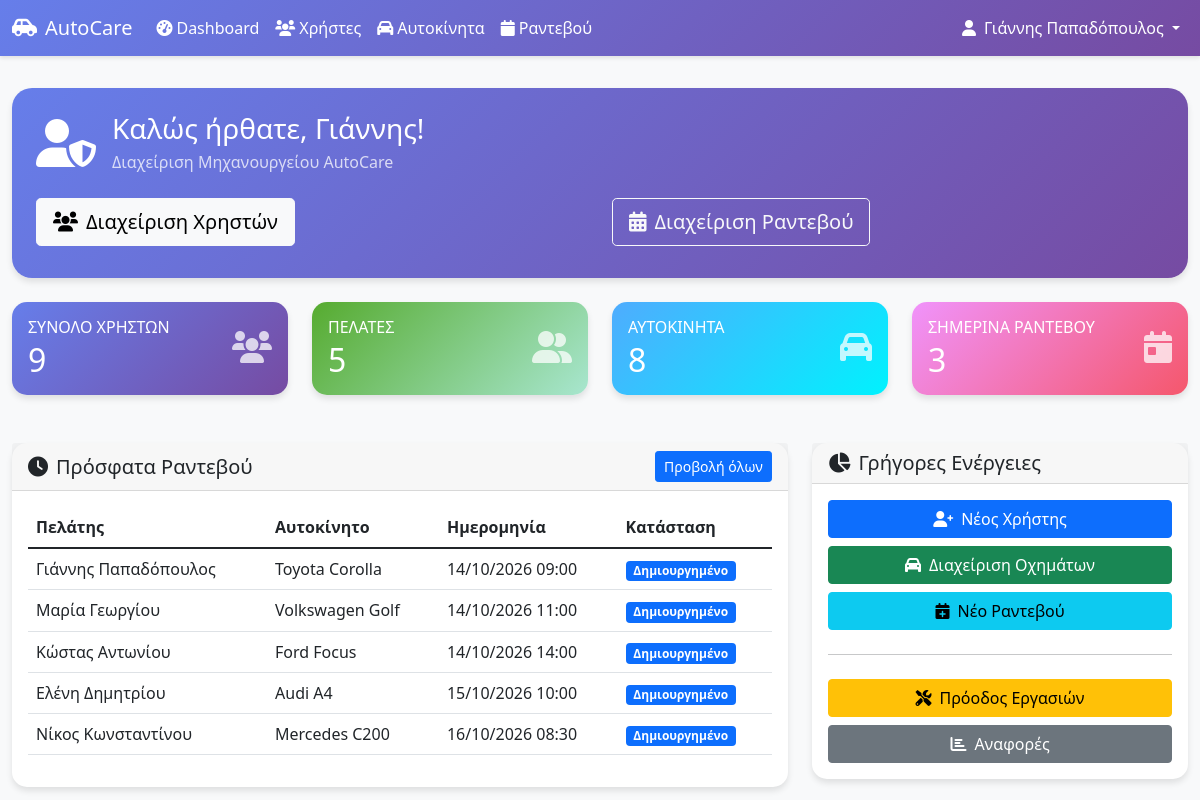
Page /mechanics/dashboard.php (signed in) on the committed database.
### tables this page shows
CREATE TABLE users (
    id INT PRIMARY KEY AUTO_INCREMENT,
    username VARCHAR(50) UNIQUE NOT NULL,
    email VARCHAR(100) UNIQUE NOT NULL,
    password VARCHAR(255) NOT NULL,
    first_name VARCHAR(50) NOT NULL,
    last_name VARCHAR(50) NOT NULL,
    id_number VARCHAR(20) UNIQUE NOT NULL COMMENT 'Αριθμός Ταυτότητας (ΑΤ)',
    role ENUM('customer', 'secretary', 'mechanic') NOT NULL,
    phone VARCHAR(15),
    is_active BOOLEAN DEFAULT FALSE COMMENT 'Λογαριασμός ανενεργός μέχρι ενεργοποίησης από γραμματέα',
    created_at TIMESTAMP DEFAULT CURRENT_TIMESTAMP,
    updated_at TIMESTAMP DEFAULT CURRENT_TIMESTAMP ON UPDATE CURRENT_TIMESTAMP,
    INDEX idx_username (username),
    INDEX idx_email (email),
    INDEX idx_role (role),
    INDEX idx_id_number (id_number)
);

CREATE TABLE appointments (
    id INT PRIMARY KEY AUTO_INCREMENT,
    customer_id INT NOT NULL,
    vehicle_id INT NOT NULL,
    mechanic_id INT,
    appointment_date DATE NOT NULL,
    appointment_time TIME NOT NULL,
    reason ENUM('service', 'repair') NOT NULL COMMENT 'Λόγος: σέρβις ή επιδιόρθωση',
    problem_description TEXT COMMENT 'Περιγραφή προβλήματος (υποχρεωτικό για επιδιόρθωση)',
    status ENUM('created', 'in_progress', 'completed', 'cancelled') DEFAULT 'created' COMMENT 'ΔΗΜΙΟΥΡΓΗΜΕΝΟ, ΣΕ ΕΞΕΛΙΞΗ, ΠΕΡΑΙΩΜΕΝΟ, ΑΚΥΡΩΜΕΝΟ',
    total_cost DECIMAL(10,2) DEFAULT 0.00 COMMENT 'Συνολικό κόστος',
    created_at TIMESTAMP DEFAULT CURRENT_TIMESTAMP,
    updated_at TIMESTAMP DEFAULT CURRENT_TIMESTAMP ON UPDATE CURRENT_TIMESTAMP,
    FOREIGN KEY (customer_id) REFERENCES users(id) ON DELETE CASCADE,
    FOREIGN KEY (vehicle_id) REFERENCES vehicles(id) ON DELETE CASCADE,  
    FOREIGN KEY (mechanic_id) REFERENCES users(id) ON DELETE SET NULL,
    INDEX idx_appointment_date (appointment_date),
    INDEX idx_appointment_time (appointment_time),
    INDEX idx_customer_id (customer_id),
    INDEX idx_vehicle_id (vehicle_id),
    INDEX idx_mechanic_id (mechanic_id),
    INDEX idx_status (status)
);

CREATE TABLE vehicles (
    id INT PRIMARY KEY AUTO_INCREMENT,
    customer_id INT NOT NULL COMMENT 'Σύνδεση με customers.user_id',
    serial_number VARCHAR(30) UNIQUE NOT NULL COMMENT 'Σειριακός αριθμός (VIN)',
    brand VARCHAR(50) NOT NULL COMMENT 'Μάρκα',
    model VARCHAR(50) NOT NULL COMMENT 'Μοντέλο', 
    vehicle_type ENUM('passenger', 'truck', 'bus') NOT NULL COMMENT 'Τύπος: επιβατικό, φορτηγό, λεωφορείο',
    fuel_type ENUM('petrol', 'diesel', 'electric', 'hybrid', 'gas') NOT NULL COMMENT 'Είδος κίνησης',
    doors_count INT NOT NULL COMMENT 'Αριθμός θυρών',
    wheels_count INT NOT NULL COMMENT 'Αριθμός ροδών', 
    manufacturing_date DATE NOT NULL COMMENT 'Ημερομηνία παραγωγής',
    acquisition_year YEAR NOT NULL COMMENT 'Έτος κτήσης',
    created_at TIMESTAMP DEFAULT CURRENT_TIMESTAMP,
    updated_at TIMESTAMP DEFAULT CURRENT_TIMESTAMP ON UPDATE CURRENT_TIMESTAMP,
    FOREIGN KEY (customer_id) REFERENCES users(id) ON DELETE CASCADE,
    INDEX idx_customer_id (customer_id),
    INDEX idx_serial_number (serial_number),
    INDEX idx_brand_model (brand, model),
    INDEX idx_vehicle_type (vehicle_type)
);

### mechanics/dashboard.php (the view, shortened to what this page needs)
<?php
$host = 'localhost';
$dbname = 'garage_management';
$username = 'root';
$password = '';
try {
    $pdo = new PDO("mysql:host=$host;dbname=$dbname;charset=utf8mb4", $username, $password);
    $pdo->setAttribute(PDO::ATTR_ERRMODE, PDO::ERRMODE_EXCEPTION);
} catch (PDOException $e) {
    die("Database connection failed: " . $e->getMessage());
}
$stmt = $pdo->prepare("SELECT * FROM users WHERE id = ?");
$stmt->execute([$_SESSION['user_id']]);
$user = $stmt->fetch();
$stats = [];
$stmt = $pdo->query("SELECT COUNT(*) as count FROM users");
$stats['users'] = $stmt->fetch()['count'];
$stmt = $pdo->query("SELECT COUNT(*) as count FROM users WHERE role = 'customer'");
$stats['customers'] = $stmt->fetch()['count'];
$stmt = $pdo->query("SELECT COUNT(*) as count FROM vehicles");
$stats['vehicles'] = $stmt->fetch()['count'];
$stmt = $pdo->query("SELECT COUNT(*) as count FROM appointments WHERE DATE(appointment_date) = CURDATE()");
$stats['today_appointments'] = $stmt->fetch()['count'];
$stmt = $pdo->query("
    SELECT a.*, u.first_name, u.last_name, v.brand, v.model
    FROM appointments a
    LEFT JOIN users u ON a.customer_id = u.id
    LEFT JOIN vehicles v ON a.vehicle_id = v.id
    ORDER BY a.created_at DESC
    LIMIT 5
");
$recent_appointments = $stmt->fetchAll();
?>
<!DOCTYPE html>
<html lang="el">
<head>
    <link href="https://cdn.jsdelivr.net/npm/bootstrap@5.1.3/dist/css/bootstrap.min.css" rel="stylesheet">
    <link href="https://cdnjs.cloudflare.com/ajax/libs/font-awesome/6.0.0/css/all.min.css" rel="stylesheet">
</head>
<body>
    <nav class="navbar navbar-expand-lg navbar-dark">
        <div class="container-fluid">
            <a class="navbar-brand" href="../index.php">
                <i class="fas fa-car-side me-2"></i>AutoCare
            </a>
            <div class="navbar-nav me-auto">
                <a class="nav-link active" href="dashboard.php">
                    <i class="fas fa-tachometer-alt me-1"></i>Dashboard
                </a>
                <a class="nav-link" href="../users/manage_users.php">
                    <i class="fas fa-users me-1"></i>Χρήστες
                </a>
                <a class="nav-link" href="../vehicles/manage_vehicles.php">
                    <i class="fas fa-car me-1"></i>Αυτοκίνητα
                </a>
                <a class="nav-link" href="../appointments/mechanic_appointments.php">
                    <i class="fas fa-calendar me-1"></i>Ραντεβού
                </a>
            </div>
            <div class="navbar-nav">
                <div class="nav-item dropdown">
                    <a class="nav-link dropdown-toggle" href="#" id="userDropdown" role="button" data-bs-toggle="dropdown">
                        <i class="fas fa-user me-2"></i><?php echo htmlspecialchars($user['first_name'] . ' ' . $user['last_name']); ?>
                    </a>
                </div>
            </div>
        </div>
    </nav>
    <div class="container-fluid main-content">
        <div class="row mb-4">
            <div class="col-12">
                <div class="card welcome-card">
                    <div class="card-body p-4">
                        <div class="d-flex align-items-center">
                            <div class="me-3">
                                <i class="fas fa-user-shield fa-3x"></i>
                            </div>
                            <div>
                                <h3 class="mb-1">Καλώς ήρθατε, <?php echo htmlspecialchars($user['first_name']); ?>!</h3>
                                <p class="mb-0 opacity-75">Διαχείριση Μηχανουργείου AutoCare</p>
                            </div>
                        </div>
                        <div class="row mt-4">
                            <div class="col-md-6">
                                <a href="../users/manage_users.php" class="btn btn-light btn-lg me-2 mb-2">
                                    <i class="fas fa-users me-2"></i>Διαχείριση Χρηστών
                                </a>
                            </div>
                            <div class="col-md-6">
                                <a href="../appointments/mechanic_appointments.php" class="btn btn-outline-light btn-lg mb-2">
                                    <i class="fas fa-calendar-alt me-2"></i>Διαχείριση Ραντεβού
                                </a>
                            </div>
                        </div>
                    </div>
                </div>
            </div>
        </div>
        <div class="row mb-4">
            <div class="col-xl-3 col-md-6 mb-4">
                <div class="card stat-card">
                    <div class="card-body">
                        <div class="d-flex justify-content-between align-items-center">
                            <div>
                                <h6 class="card-title text-uppercase mb-1">Σύνολο Χρηστών</h6>
                                <h2 class="mb-0"><?php echo $stats['users']; ?></h2>
                            </div>
                            <div>
                                <i class="fas fa-users fa-2x opacity-75"></i>
                            </div>
                        </div>
                    </div>
                </div>
            </div>
            <div class="col-xl-3 col-md-6 mb-4">
                <div class="card stat-card-success">
                    <div class="card-body">
                        <div class="d-flex justify-content-between align-items-center">
                            <div>
                                <h6 class="card-title text-uppercase mb-1">Πελάτες</h6>
                                <h2 class="mb-0"><?php echo $stats['customers']; ?></h2>
                            </div>
                            <div>
                                <i class="fas fa-user-friends fa-2x opacity-75"></i>
                            </div>
                        </div>
                    </div>
                </div>
            </div>
            <div class="col-xl-3 col-md-6 mb-4">
                <div class="card stat-card-info">
                    <div class="card-body">
                        <div class="d-flex justify-content-between align-items-center">
                            <div>
                                <h6 class="card-title text-uppercase mb-1">Αυτοκίνητα</h6>
                                <h2 class="mb-0"><?php echo $stats['vehicles']; ?></h2>
                            </div>
                            <div>
                                <i class="fas fa-car fa-2x opacity-75"></i>
                            </div>
                        </div>
                    </div>
                </div>
            </div>
            <div class="col-xl-3 col-md-6 mb-4">
                <div class="card stat-card-warning">
                    <div class="card-body">
                        <div class="d-flex justify-content-between align-items-center">
                            <div>
                                <h6 class="card-title text-uppercase mb-1">Σημερινά Ραντεβού</h6>
                                <h2 class="mb-0"><?php echo $stats['today_appointments']; ?></h2>
                            </div>
                            <div>
                                <i class="fas fa-calendar-day fa-2x opacity-75"></i>
                            </div>
                        </div>
                    </div>
                </div>
            </div>
        </div>
        <div class="row">
            <div class="col-lg-8">
                <div class="card">
                    <div class="card-header d-flex justify-content-between align-items-center">
                        <h5 class="mb-0">
                            <i class="fas fa-clock me-2"></i>Πρόσφατα Ραντεβού
                        </h5>
                        <a href="../appointments/mechanic_appointments.php" class="btn btn-sm btn-primary">Προβολή όλων</a>
                    </div>
                    <div class="card-body">
                        <?php if (empty($recent_appointments)): ?>
                            <div class="text-center py-4">
                                <i class="fas fa-calendar-times fa-3x text-muted mb-3"></i>
                                <p class="text-muted">Δεν υπάρχουν ραντεβού ακόμα</p>
                            </div>
                        <?php else: ?>
                            <div class="table-responsive">
                                <table class="table table-hover">
                                    <thead>
                                        <tr>
                                            <th>Πελάτης</th>
                                            <th>Αυτοκίνητο</th>
                                            <th>Ημερομηνία</th>
                                            <th>Κατάσταση</th>
                                        </tr>
                                    </thead>
                                    <tbody>
                                        <?php foreach ($recent_appointments as $appointment): ?>
                                            <tr>
                                                <td><?php echo htmlspecialchars($appointment['first_name'] . ' ' . $appointment['last_name']); ?></td>
                                                <td><?php echo htmlspecialchars($appointment['brand'] . ' ' . $appointment['model']); ?></td>
                                                <td><?php echo date('d/m/Y H:i', strtotime($appointment['appointment_date'] . ' ' . $appointment['appointment_time'])); ?></td>
                                                <td>
                                                    <span class="badge bg-primary">Δημιουργημένο</span>
                                                </td>
                                            </tr>
                                        <?php endforeach; ?>
                                    </tbody>
                                </table>
                            </div>
                        <?php endif; ?>
                    </div>
                </div>
            </div>
            <div class="col-lg-4">
                <div class="card">
                    <div class="card-header">
                        <h5 class="mb-0">
                            <i class="fas fa-chart-pie me-2"></i>Γρήγορες Ενέργειες
                        </h5>
                    </div>
                    <div class="card-body">
                        <div class="d-grid gap-2">
                            <a href="../users/add_user.php" class="btn btn-primary">
                                <i class="fas fa-user-plus me-2"></i>Νέος Χρήστης
                            </a>
                            <a href="../vehicles/manage_vehicles.php" class="btn btn-success">
                                <i class="fas fa-car me-2"></i>Διαχείριση Οχημάτων
                            </a>
                            <a href="../book_appointment.php" class="btn btn-info">
                                <i class="fas fa-calendar-plus me-2"></i>Νέο Ραντεβού
                            </a>
                            <hr>
                            <a href="work_progress.php" class="btn btn-warning">
                                <i class="fas fa-tools me-2"></i>Πρόοδος Εργασιών
                            </a>
                            <a href="../reports/" class="btn btn-secondary" onclick="alert('Το module Αναφορές δεν έχει δημιουργηθεί ακόμα.'); return false;">
                                <i class="fas fa-chart-bar me-2"></i>Αναφορές
                            </a>
                        </div>
                    </div>
                </div>
            </div>
        </div>
    </div>
</body>
</html>

### mechanics/dashboard.php (style rules this page uses)
body { background-color: #f8f9fa; }
.navbar { background: linear-gradient(135deg, #667eea 0%, #764ba2 100%); box-shadow: 0 2px 4px rgba(0,0,0,.1); }
.navbar-brand, .nav-link { color: white !important; }
.card { border: none; border-radius: 15px; box-shadow: 0 4px 6px rgba(0, 0, 0, 0.1); transition: transform 0.2s; }
.stat-card { background: linear-gradient(135deg, #667eea 0%, #764ba2 100%); color: white; }
.stat-card-success { background: linear-gradient(135deg, #56ab2f 0%, #a8e6cf 100%); color: white; }
.stat-card-warning { background: linear-gradient(135deg, #f093fb 0%, #f5576c 100%); color: white; }
.stat-card-info { background: linear-gradient(135deg, #4facfe 0%, #00f2fe 100%); color: white; }
.main-content { padding-top: 2rem; }
.welcome-card { background: linear-gradient(135deg, #667eea 0%, #764ba2 100%); color: white; border-radius: 20px; }

### rows in the picture
users: first_name+last_name "Γιάννης Παπαδόπουλος", first_name "Γιάννης"
appointments: customer "9", id "5", mechanic "3", customer.last_name "Νίκος Κωνσταντίνου", vehicle.model "Mercedes C200", appointment_date+appointment_time "16/10/2026 08:30"
appointments: customer.last_name "Γιάννης Παπαδόπουλος", vehicle.model "Toyota Corolla", appointment_date+appointment_time "14/10/2026 09:00"
appointments: customer.last_name "Μαρία Γεωργίου", vehicle.model "Volkswagen Golf", appointment_date+appointment_time "14/10/2026 11:00"
appointments: customer.last_name "Κώστας Αντωνίου", vehicle.model "Ford Focus", appointment_date+appointment_time "14/10/2026 14:00"
appointments: customer.last_name "Ελένη Δημητρίου", vehicle.model "Audi A4", appointment_date+appointment_time "15/10/2026 10:00"

### other values in the picture
$stats['vehicles'] "8"
